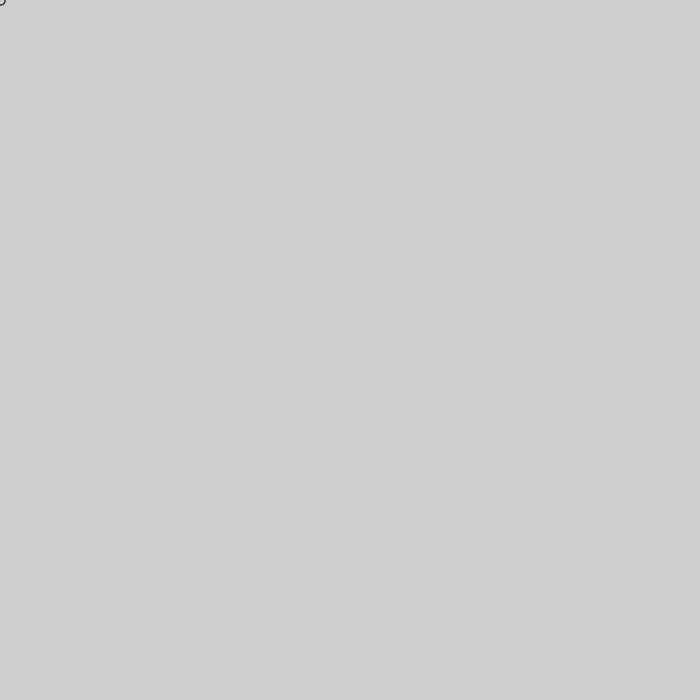
Frame 1 (no input)
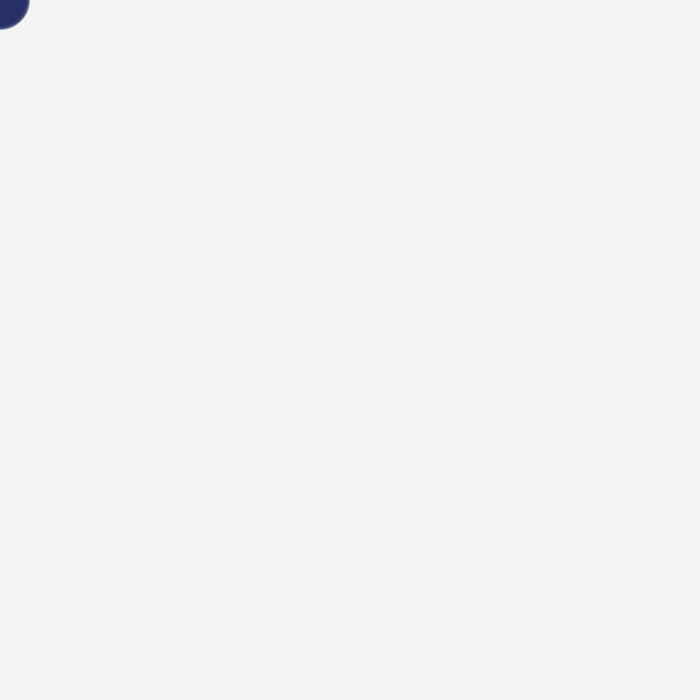
Frame 60 (the mouse pressed at the canvas centre just before this capture)
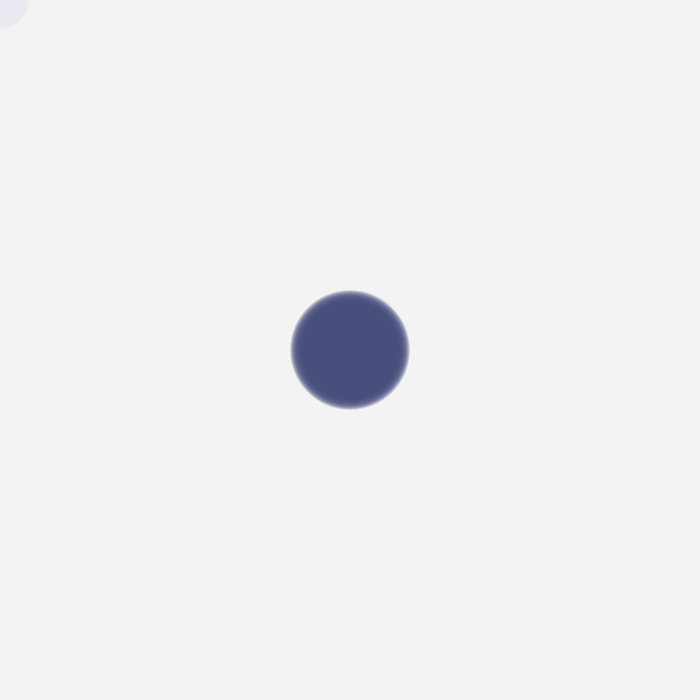
Frame 120 (the mouse held since frame 60 and released just before this capture)

The Processing sketch that drew these frames (run headless with seeded random() and noise(); from frame 60 on, the mouse is pressed at the canvas centre):

// Processing sketch: StartScreen2
// ── StartScreen2.pde
int trans, r;
void setup() {
  size(700, 700);
  trans = 100;
  r = 1;
}
void draw() {
  //background(150);
  strokeWeight(10);
  //stroke();
  fill(14, 25, 85, trans);

  ellipseMode(CENTER);
  ellipse(pmouseX, pmouseY, r, r);
  r++;
  if (r >= 50 && trans > 0) { 
    trans--;
  }
  if (trans == 0) {
    r = 1;
    trans = 100;
  }
  noStroke();
  fill(255,10);
  rect(0,0,width,height);
}
